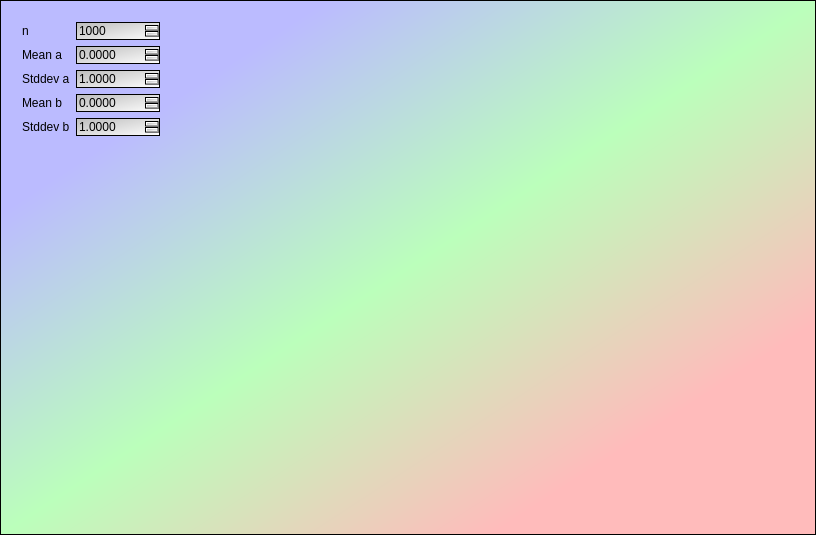
<?xml version="1.0" encoding="UTF-8"?>
<ui version="4.0">
 <class>QtSumBrownianMotionsMainDialog</class>
 <widget class="QDialog" name="QtSumBrownianMotionsMainDialog">
  <property name="geometry">
   <rect>
    <x>0</x>
    <y>0</y>
    <width>816</width>
    <height>535</height>
   </rect>
  </property>
  <property name="windowTitle">
   <string>SumBrownianMotions</string>
  </property>
  <property name="styleSheet">
   <string notr="true">QDialog {
 background-color: qlineargradient(x1: 0, y1: 0, x2: 1, y2: 1, stop: 0  #bbf, stop: 0.2  #bbf, stop: 0.5 #bfb, stop: 0.8 #fbb, stop: 1 #fbb);
  border: 1px solid black
}

QSpinBox,QDoubleSpinBox,QComboBox { 
  background-color: qlineargradient(x1: 0, y1: 0, x2: 1, y2: 1, stop: 0  #bbb, stop: 1 #fff);
  border: 1px solid black
}

QPushButton
{
  color: #000;
  background-color: qradialgradient(cx: 0.5, cy: 0.5,fx: 0.5, fy: 0.5,radius: 0.5, stop: 0 #fff, stop: 1 #aaa);
  border: 1px solid black
}

QPlainTextEdit {
  font: 18px bold &quot;Courier&quot; courier monospace
}</string>
  </property>
  <layout class="QGridLayout" name="gridLayout">
   <item row="0" column="1">
    <widget class="QwtPlot" name="plot_a" native="true"/>
   </item>
   <item row="0" column="2">
    <widget class="QwtPlot" name="plot_b" native="true"/>
   </item>
   <item row="0" column="0">
    <widget class="QWidget" name="widget" native="true">
     <property name="sizePolicy">
      <sizepolicy hsizetype="Maximum" vsizetype="Preferred">
       <horstretch>0</horstretch>
       <verstretch>0</verstretch>
      </sizepolicy>
     </property>
     <layout class="QFormLayout" name="formLayout">
      <item row="0" column="0">
       <widget class="QLabel" name="label_3">
        <property name="text">
         <string>n</string>
        </property>
       </widget>
      </item>
      <item row="0" column="1">
       <widget class="QSpinBox" name="box_n">
        <property name="maximum">
         <number>1000000000</number>
        </property>
        <property name="value">
         <number>1000</number>
        </property>
       </widget>
      </item>
      <item row="1" column="0">
       <widget class="QLabel" name="label_5">
        <property name="text">
         <string>Mean a</string>
        </property>
       </widget>
      </item>
      <item row="1" column="1">
       <widget class="QDoubleSpinBox" name="box_mean_a">
        <property name="decimals">
         <number>4</number>
        </property>
        <property name="minimum">
         <double>-1000.000000000000000</double>
        </property>
        <property name="maximum">
         <double>1000.000000000000000</double>
        </property>
        <property name="singleStep">
         <double>1.000000000000000</double>
        </property>
        <property name="value">
         <double>0.000000000000000</double>
        </property>
       </widget>
      </item>
      <item row="2" column="0">
       <widget class="QLabel" name="label">
        <property name="text">
         <string>Stddev a</string>
        </property>
       </widget>
      </item>
      <item row="2" column="1">
       <widget class="QDoubleSpinBox" name="box_stddev_a">
        <property name="decimals">
         <number>4</number>
        </property>
        <property name="maximum">
         <double>1000.000000000000000</double>
        </property>
        <property name="singleStep">
         <double>0.100000000000000</double>
        </property>
        <property name="value">
         <double>1.000000000000000</double>
        </property>
       </widget>
      </item>
      <item row="3" column="0">
       <widget class="QLabel" name="label_10">
        <property name="text">
         <string>Mean b</string>
        </property>
       </widget>
      </item>
      <item row="3" column="1">
       <widget class="QDoubleSpinBox" name="box_mean_b">
        <property name="decimals">
         <number>4</number>
        </property>
        <property name="minimum">
         <double>-1000.000000000000000</double>
        </property>
        <property name="maximum">
         <double>1000.000000000000000</double>
        </property>
       </widget>
      </item>
      <item row="4" column="0">
       <widget class="QLabel" name="label_init_seagrass_density">
        <property name="text">
         <string>Stddev b</string>
        </property>
       </widget>
      </item>
      <item row="4" column="1">
       <widget class="QDoubleSpinBox" name="box_stddev_b">
        <property name="decimals">
         <number>4</number>
        </property>
        <property name="minimum">
         <double>0.000000000000000</double>
        </property>
        <property name="maximum">
         <double>1000.000000000000000</double>
        </property>
        <property name="singleStep">
         <double>0.100000000000000</double>
        </property>
        <property name="value">
         <double>1.000000000000000</double>
        </property>
       </widget>
      </item>
     </layout>
    </widget>
   </item>
   <item row="0" column="3">
    <widget class="QwtPlot" name="plot_sum" native="true"/>
   </item>
  </layout>
 </widget>
 <layoutdefault spacing="6" margin="11"/>
 <customwidgets>
  <customwidget>
   <class>QwtPlot</class>
   <extends>QWidget</extends>
   <header>qwt_plot.h</header>
   <container>1</container>
  </customwidget>
 </customwidgets>
 <tabstops>
  <tabstop>box_n</tabstop>
  <tabstop>box_mean_a</tabstop>
  <tabstop>box_stddev_a</tabstop>
  <tabstop>box_mean_b</tabstop>
  <tabstop>box_stddev_b</tabstop>
 </tabstops>
 <resources/>
 <connections/>
</ui>
